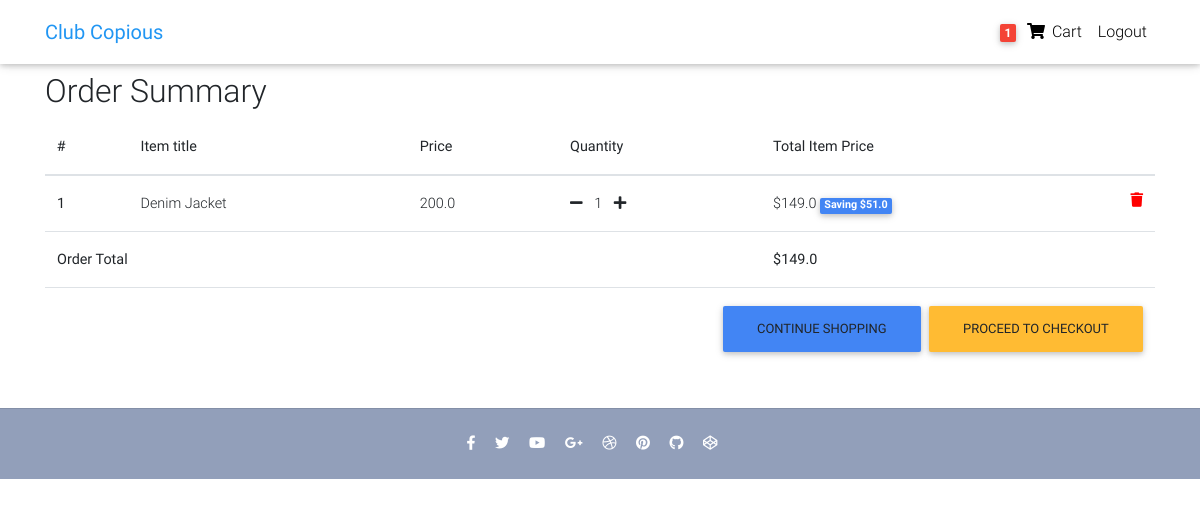
Page /order-summary/ (signed in) on the committed database.
### core/models.py (models this page shows, shortened)
class Order(models.Model):
    user = models.ForeignKey(settings.AUTH_USER_MODEL,
                             on_delete=models.CASCADE)
    ref_code = models.CharField(max_length=20, blank=True, null=True)
    items = models.ManyToManyField(OrderItem)
    start_date = models.DateTimeField(auto_now_add=True)
    ordered_date = models.DateTimeField()
    ordered = models.BooleanField(default=False)
    shipping_address = models.ForeignKey(
        'Address', related_name='shipping_address', on_delete=models.SET_NULL, blank=True, null=True)
    billing_address = models.ForeignKey(
        'Address', related_name='billing_address', on_delete=models.SET_NULL, blank=True, null=True)
    payment = models.ForeignKey(
        'Payment', on_delete=models.SET_NULL, blank=True, null=True)
    coupon = models.ForeignKey(
        'Coupon', on_delete=models.SET_NULL, blank=True, null=True)
    being_delivered = models.BooleanField(default=False)
    received = models.BooleanField(default=False)
    refund_requested = models.BooleanField(default=False)
    refund_granted = models.BooleanField(default=False)
    '''
    1. Item added to cart
    2. Adding a billing address
    (Failed checkout)
    3. Payment
    (Preprocessing, processing, packaging etc.)
    4. Being delivered
    5. Received
    6. Refunds
    '''
    def get_total(self):
        total = 0
        for order_item in self.items.all():
            total += order_item.get_final_price()
        if self.coupon:
            total -= self.coupon.amount
        return total

class OrderItem(models.Model):
    user = models.ForeignKey(settings.AUTH_USER_MODEL,
                             on_delete=models.CASCADE)
    ordered = models.BooleanField(default=False)
    item = models.ForeignKey(Item, on_delete=models.CASCADE)
    quantity = models.IntegerField(default=1)
    def get_total_item_price(self):
        return self.quantity * self.item.price
    def get_total_discount_item_price(self):
        return self.quantity * self.item.discount_price
    def get_amount_saved(self):
        return self.get_total_item_price() - self.get_total_discount_item_price()
    def get_final_price(self):
        if self.item.discount_price:
            return self.get_total_discount_item_price()
        return self.get_total_item_price()

class Item(models.Model):
    title = models.CharField(max_length=100)
    price = models.FloatField()
    discount_price = models.FloatField(blank=True, null=True)
    category = models.CharField(choices=CATEGORY_CHOICES, max_length=2)
    label = models.CharField(choices=LABEL_CHOICES, max_length=1)
    slug = models.SlugField()
    description = models.TextField()
    image = models.ImageField()

### core/views.py (the view)
# urls.py: path('order-summary/', OrderSummaryView.as_view(), name='order-summary'),
class OrderSummaryView(LoginRequiredMixin, View):
    def get(self, *args, **kwargs):
        try:
            order = Order.objects.get(user=self.request.user, ordered=False)
            context = {
                'object': order
            }
            return render(self.request, 'order_summary.html', context)
        except ObjectDoesNotExist:
            messages.warning(self.request, "You do not have an active order")
            return redirect("/")

### core/templatetags/card_template.py (called while the page is built)
@register.filter
def cart_item_count(user):
    if user.is_authenticated:
        qs = Order.objects.filter(user=user, ordered=False)
        if qs.exists():
            return qs[0].items.count()
    return 0

### templates/order_summary.html (shortened to what this page needs)
{% extends "base.html" %}
{% block content %}
  <main>
    <div class="container">
    <div class="table-responsive text-nowrap">
    <h2>Order Summary</h2>
    <table class="table">
        <thead>
        <tr>
            <th scope="col">#</th>
            <th scope="col">Item title</th>
            <th scope="col">Price</th>
            <th scope="col">Quantity</th>
            <th scope="col">Total Item Price</th>
        </tr>
        </thead>
        <tbody>
        {% for order_item in object.items.all %}
        <tr>
            <th scope="row">{{ forloop.counter }}</th>
            <td>{{ order_item.item.title }}</td>
            <td>{{ order_item.item.price }}</td>
            <td>
                <a href="{% url 'core:remove-single-item-from-cart' order_item.item.slug %}"><i class="fas fa-minus mr-2"></i></a>
                {{ order_item.quantity }}
                <a href="{% url 'core:add-to-cart' order_item.item.slug %}"><i class="fas fa-plus ml-2"></i></a>
            </td>
            <td>
            {% if order_item.item.discount_price %}
                ${{ order_item.get_total_discount_item_price }}
                <span class="badge badge-primary">Saving ${{ order_item.get_amount_saved }}</span>
            {% else %}
                ${{ order_item.get_total_item_price }}
            {% endif %}
            <a style='color: red;' href="{% url 'core:remove-from-cart' order_item.item.slug %}">
                <i class="fas fa-trash float-right"></i>
            </a>
            </td>
        </tr>
        {% endfor %}
        {% if object.get_total %}
        <tr>
            <td colspan="4"><b>Order Total</b></td>
            <td><b>${{ object.get_total }}</b></td>
        </tr>
        <tr>
            <td colspan="5">
            <a class='btn btn-warning float-right ml-2' href='/checkout/'>Proceed to checkout</a>
            <a class='btn btn-primary float-right' href='/'>Continue shopping</a>
            </td>
        </tr>
        {% endif %}
        </tbody>
    </table>
    </div>
    </div>
  </main>
{% endblock content %}

### templates/navbar.html (shortened to what this page needs)
{% load card_template %}
<nav class="navbar fixed-top navbar-expand-lg navbar-light white scrolling-navbar">
    <div class="container">
      <a class="navbar-brand waves-effect" href="/">
        <strong class="blue-text">Club Copious</strong>
      </a>
      <div class="collapse navbar-collapse" id="navbarSupportedContent">
        <ul class="navbar-nav nav-flex-icons">
          {% if request.user.is_authenticated %}
          <li class="nav-item">
            <a href="{% url 'core:order-summary' %}" class="nav-link waves-effect">
              <span class="badge red z-depth-1 mr-1"> {{ request.user|cart_item_count }} </span>
              <i class="fas fa-shopping-cart"></i>
              <span class="clearfix d-none d-sm-inline-block"> Cart </span>
            </a>
          </li>
          <li class="nav-item">
            <a class="nav-link waves-effect" href="{% url 'account_logout' %}">
              <span class="clearfix d-none d-sm-inline-block"> Logout </span>
            </a>
          </li>
          {% endif %}
        </ul>
      </div>
    </div>
  </nav>

### templates/base.html (style rules this page uses)
html, body, header, .carousel { height: 60vh; }

### rows in the picture
OrderItem: item "Denim Jacket", item.price "200.0", quantity "1", get_total_discount_item_price "149.0", get_amount_saved "51.0"
Order: get_total "149.0"

### other values in the picture
{{ request.user|cart_item_count }} "1"
